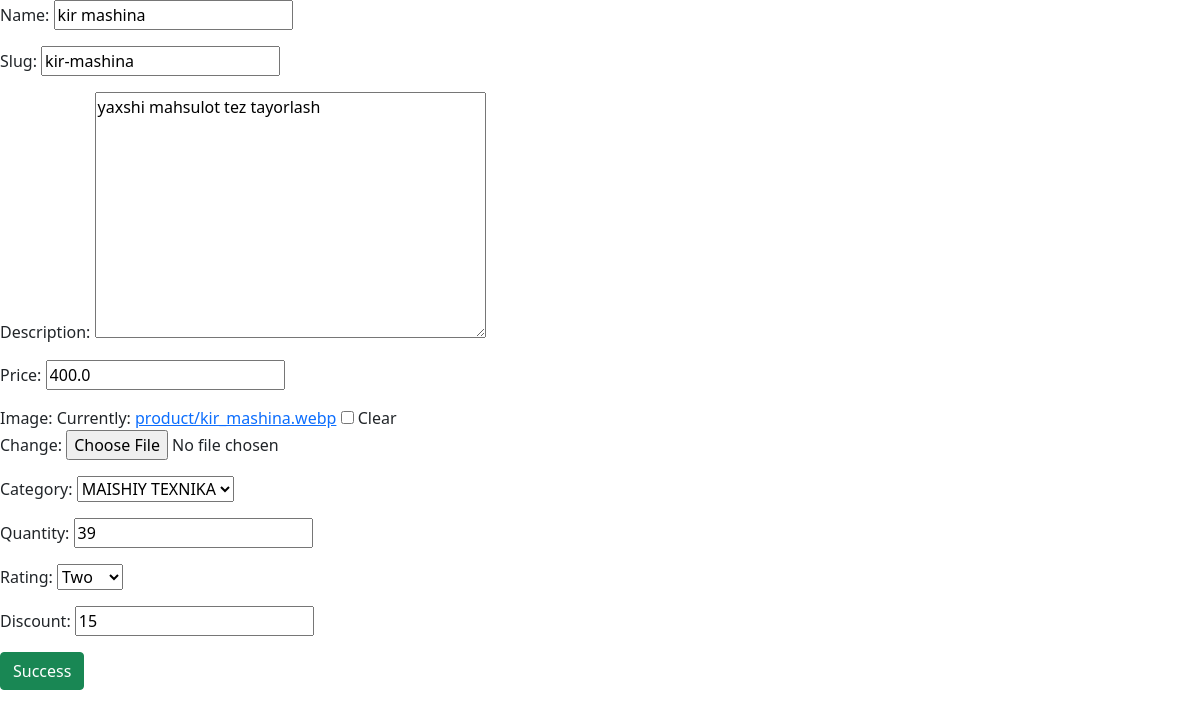
Screenshot of /online-shop/edit-product/3/ with the database file from the repository.
### online_shop/models.py (models this page shows, shortened)
class BaseModel(models.Model):
    created_at = models.DateTimeField(auto_now_add=True, blank=True, null=True)
    class Meta:
        abstract = True

class Product(BaseModel):
    class RatingChoices(models.IntegerChoices):
        zero = 0
        one = 1
        two = 2
        three = 3
        four = 4
        five = 5
    name = models.CharField(max_length=100)
    slug = models.SlugField(null=True, blank=True)
    description = models.TextField(null=True, blank=True)
    price = models.FloatField(null=True, blank=True)
    image = models.ImageField(upload_to='product', null=True, blank=True)
    category = models.ForeignKey(Category, on_delete=models.CASCADE, related_name='products')
    quantity = models.IntegerField(default=0)
    rating = models.PositiveSmallIntegerField(choices=RatingChoices.choices, default=RatingChoices.zero.value,
                                              null=True)
    discount = models.PositiveSmallIntegerField(null=True, blank=True)
    class Meta:
        db_table = 'Products'

### online_shop/views/views.py (the view)
# urls.py: path('edit-product/<int:product_id>/', views.edit_product, name='edit_product'),
def edit_product(request, product_id):
    product = get_object_or_404(Product, id=product_id)
    form = ProductModelForm(instance=product)
    if request.method == 'POST':
        form = ProductModelForm(request.POST, request.FILES, instance=product)
        if form.is_valid():
            form.save()
            return redirect('product_detail', product_id)
    return render(request, 'online_shop/edit-product.html', {'form': form})

### online_shop/forms.py
class ProductModelForm(forms.ModelForm):
    class Meta:
        model = Product
        fields = '__all__'

### online_shop/models.py (called while the page is built)
    def __str__(self):
        return self.title

### online_shop/templates/online_shop/edit-product.html (shortened to what this page needs)
<!DOCTYPE html>
<html lang="en">
<head>
    <link href="https://cdn.jsdelivr.net/npm/bootstrap@5.0.2/dist/css/bootstrap.min.css" rel="stylesheet"
>
</head>
<body>
<form method="post" enctype="multipart/form-data">
    {{ form.as_p }}
    <button type="submit" class="btn btn-success">Success</button>
</form>
</body>
</html>

### rows the page displays
Product: name "kir mashina", slug "kir-mashina", description "yaxshi mahsulot tez tayorlash", price "400.0", category "MAISHIY TEXNIKA", quantity "39", rating "Two", discount "15"
